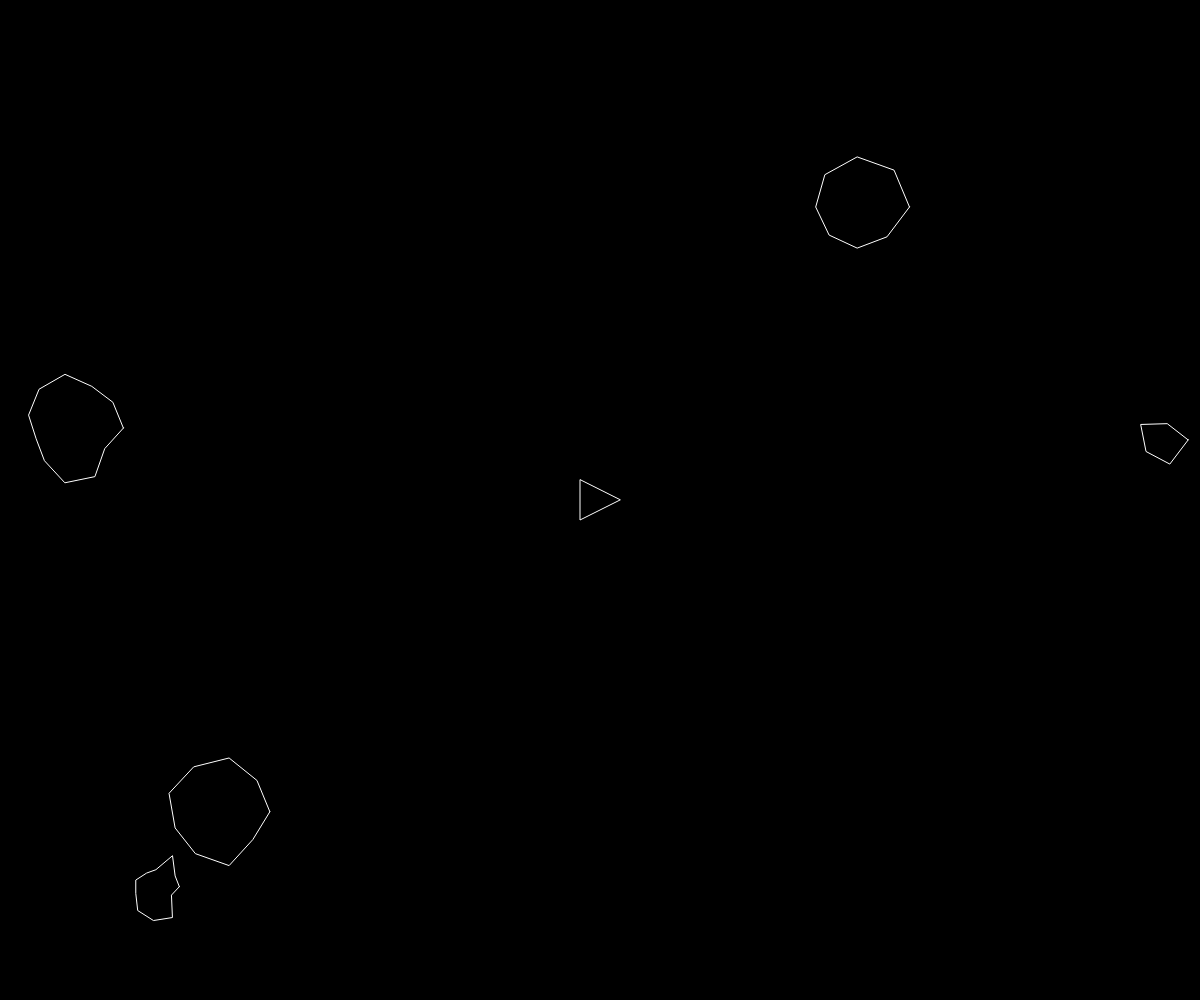
Frame 1 (no input)
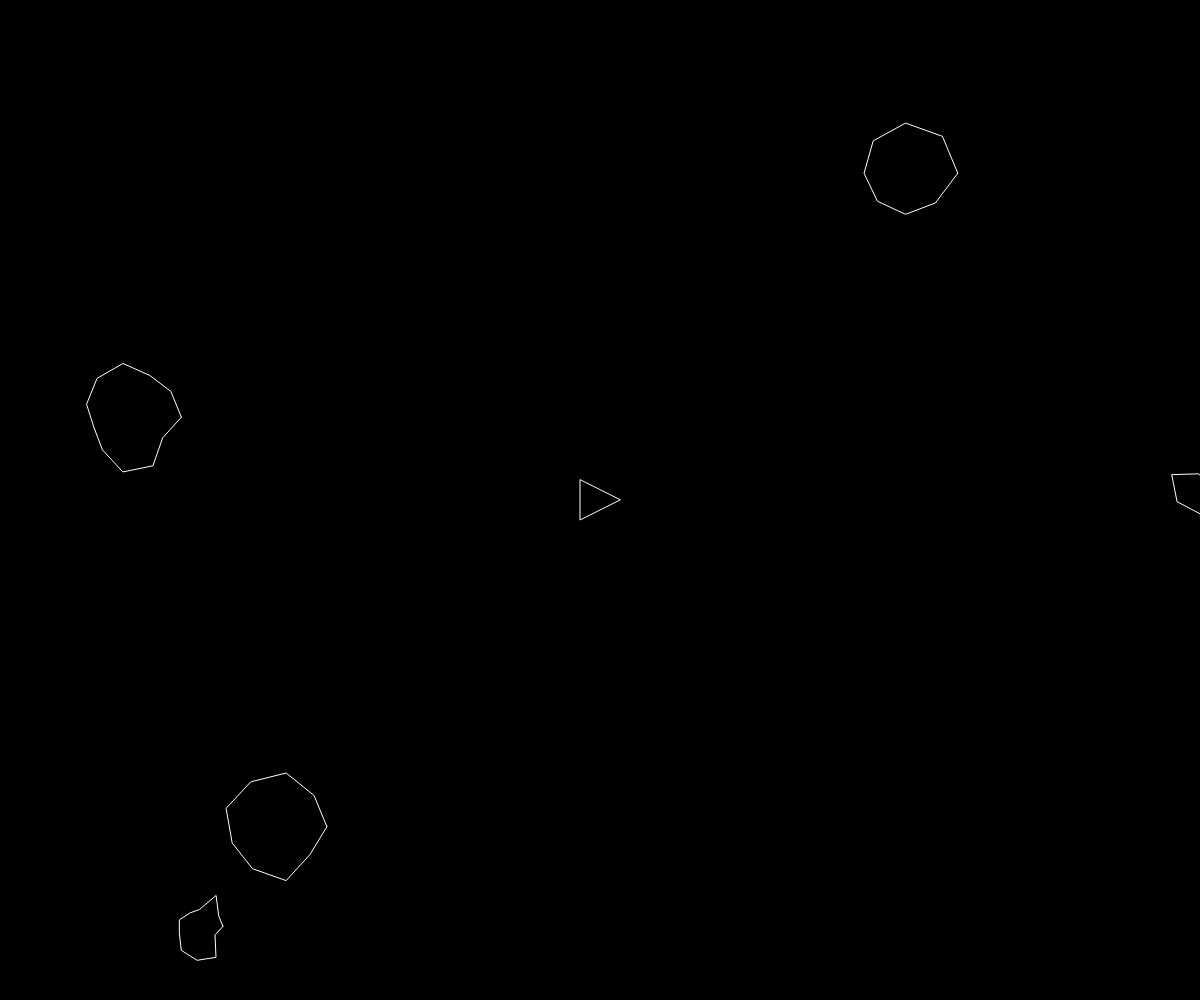
Frame 60 (no input)
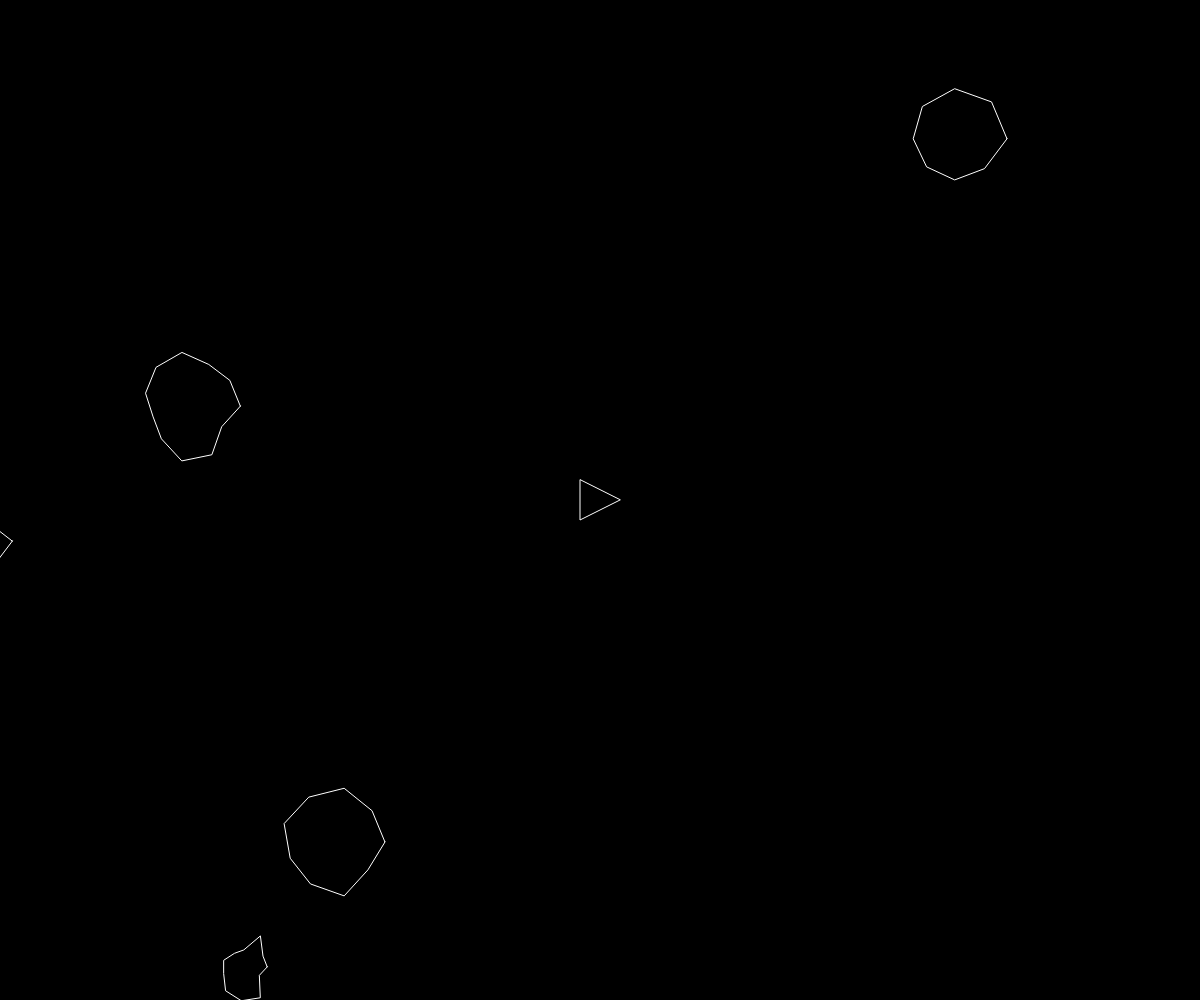
Frame 120 (the mouse pressed at the canvas centre since frame 60)

The p5.js sketch that drew these frames (run headless with seeded random() and noise() and a simulated clock; from frame 60 on, the mouse is pressed at the canvas centre):

// p5.js sketch
// ── sketch.js
var ship;
var asteroids = [];
var lasers = [];

function setup() {
  createCanvas(windowWidth, windowHeight);
  ship = new Ship();
  for (var i = 0; i < 5; i++) {
    asteroids.push(new Asteroid());
  }
}

function draw() {
  background(0);


  for (var i = 0; i < asteroids.length; i++) {
    asteroids[i].render();
    asteroids[i].update();
    asteroids[i].edges();
  }
  for (var i = lasers.length-1; i >=0 ; i--) {
    lasers[i].render();
    lasers[i].update();
    for (var j = asteroids.length - 1; j >= 0; j--) {
      if (lasers[i].hits(asteroids[j])) {
        var newAsteroids = asteroids[j].breakup();
        console.log(newAsteroids);
        asteroids = asteroids.concat(newAsteroids);
        console.log(asteroids);
        asteroids.splice(j, 1);
        lasers.splice(i, 1);
        break;
      }
    }
  }

  ship.render();
  ship.turn();
  ship.update();
  ship.edges();
}
function keyReleased() {
  ship.setRotation(0);
  ship.boosting(false);
}



// drejning af skip
function keyPressed() {
  if (key == ' ') {
    lasers.push(new Laser(ship.pos, ship.heading));
  } else if (keyCode == RIGHT_ARROW) {
    ship.setRotation(0.1);
  } else if (keyCode == LEFT_ARROW) {
    ship.setRotation(-0.1);
  } else if (keyCode == UP_ARROW) {
    ship.boosting(true);
  }

}



function Ship() {
  this.pos = createVector(width / 2, height / 2);
  //r er størrelse på skibet 
  this.r = 20;
  this.heading = 0;
  this.rotation = 0;
  this.vel = createVector(0, 0);
  this.isBoosting = false;


  this.boosting = function (b) {
    this.isBoosting = b;
  }

  this.update = function () {
    if (this.isBoosting) {
      this.boost();
    }
    this.pos.add(this.vel);
    //stopper skibet igen så den ikke forsætter
    this.vel.mult(0.99);
  }
  // kald den måske fartstribe
  this.boost = function () {
    var force = p5.Vector.fromAngle(this.heading);
    force.mult(0.1);
    this.vel.add(force);
  }


  this.render = function () {
    push();
    translate(this.pos.x, this.pos.y);
    rotate(this.heading + PI / 2);
    //tømme skibet og gøre stregen hvid
    noFill();
    stroke(255);
    triangle(-this.r, this.r, this.r, this.r, 0, -this.r);
    pop();
  }

  this.edges = function () {
    if (this.pos.x > width + this.r) {
      this.pos.x = -this.r;
    } else if (this.pos.x < -this.r) {
      this.pos.x = width + this.r;
    }
    if (this.pos.y > height + this.r) {
      this.pos.y = -this.r;
    } else if (this.pos.y < -this.r) {
      this.pos.y = height + this.r;
    }
  }


  this.setRotation = function (a) {
    this.rotation = a;
  }

  this.turn = function (angle) {
    this.heading += this.rotation;
  }

}






// ── asteroid.js

function Asteroid(pos) {
    if (pos) {
        this.pos = pos.copy();
    } else {
        this.pos = createVector(random(width), random(height))
    }
    this.vel = p5.Vector.random2D();
    this.r = random(15, 50);
    this.total = floor(random(5, 15));
    this.offset = [];
    for (let i = 0; i < this.total; i++) {
        this.offset[i] = random(-5, 15);
    }
    this.update = function () {
        this.pos.add(this.vel);
    }


    this.render = function () {
        push();
        stroke(255);
        noFill();
        translate(this.pos.x, this.pos.y);

        beginShape();
        for (let i = 0; i < this.total; i++) {
            let angle = map(i, 0, this.total, 0, TWO_PI);
            let r = this.r + this.offset[i];
            let x = r * cos(angle);
            let y = r * sin(angle);
            vertex(x, y);

        }
        endShape(CLOSE);
        pop();
    }

    this.breakup = function () {
        var newA = [];
        newA[0] = new Asteroid(this.pos);
        newA[1] = new Asteroid(this.pos);
        return newA;
    }

    this.edges = function () {
        if (this.pos.x > width + this.r) {
            this.pos.x = -this.r;
        } else if (this.pos.x < -this.r) {
            this.pos.x = width + this.r;
        }
        if (this.pos.y > height + this.r) {
            this.pos.y = -this.r;
        } else if (this.pos.y < -this.r) {
            this.pos.y = height + this.r;
        }
    }
}
// ── laser.js
function Laser(spos, angle) {
    this.pos = createVector(spos.x, spos.y);
    this.vel = p5.Vector.fromAngle(angle);
    this.vel.mult(10);

    this.update = function () {
        this.pos.add(this.vel);
    }
    this.render = function () {
        push();
        stroke(255);
        strokeWeight(4);
        point(this.pos.x, this.pos.y)
        pop();
    }

    this.hits = function (asteroid) {
        var d = dist(this.pos.x, this.pos.y, asteroid.pos.x, asteroid.pos.y);
        if (d < asteroid.r) {
            console.log('HIT');
        }
    }
}
// ── ship.js

function Ship(){
  this.pos = createVector(width/2, height/2);
   //r er størrelse på skibet 
   this.r = 20;
   this.heading= 0;
   this.rotation = 0;
   this.vel =createVector(0,0);
   this.isBoosting = false;
   
   
   this.boosting = function(b) {
   this.isBoosting = b;
   }
   
   this.update = function() {
     if(this.isBoosting){
     this.boost();
     }
     this.pos.add(this.vel);
     //stopper skibet igen så den ikke forsætter
   this.vel.mult(0.99);  
   }
   // kald den måske fartstribe
   this.boost = function(){
   var force = p5.Vector.fromAngle(this.heading); 
 force.mult(0.1);
 this.vel.add(force);
   }
   
   
   this.render = function(){ 
     push();
       translate(this.pos.x, this.pos.y);
     rotate(this.heading + PI / 2);
    //tømme skibet og gøre stregen hvid
     fill(0);
     stroke(255);
       triangle(-this.r, this.r, this.r, this.r, 0, -this.r);
       pop();
   }
   
   this.edges =function(){
   if (this.pos.x > width + this.r){
   this.pos.x = -this.r;
   } else if (this.pos.x< -this.r){
   this.pos.x =width + this.r;
   }
       if (this.pos.y > height + this.r){
   this.pos.y = -this.r;
   } else if (this.pos.y< -this.r){
   this.pos.y =height + this.r;
   }
   }
     
     
   this.setRotation = function(a) {
   this.rotation = a;
   }
   
   this.turn = function(angle){
   this.heading += this.rotation;
   }
   
 }
   
   
   
   
